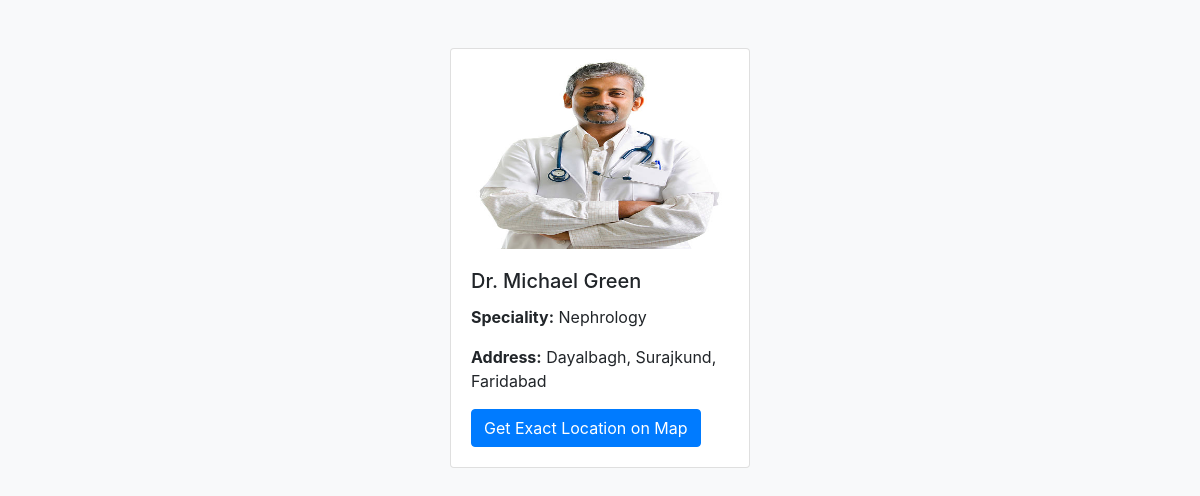
Screenshot of /doctors/8/ (signed in) with the database file from the repository.
### female_healthcare_management/models.py (models this page shows, shortened)
class Doctor(models.Model):
    name = models.CharField(max_length=100)
    speciality = models.CharField(max_length=100)
    description =models.TextField(null=True)
    address = models.TextField()
    latitude = models.FloatField()
    longitude = models.FloatField()
    image = models.ImageField(null=True,upload_to='doctor_images/')

### female_healthcare_management/views.py (the view)
# urls.py: path('doctors/<int:doctor_id>/', doctor_detail, name='doctor_detail'),
@login_required
def doctor_detail(request, doctor_id):
    doctor = get_object_or_404(Doctor, pk=doctor_id)
    return render(request, 'doctor_detail.html', {'doctor': doctor})

### female_healthcare_management/templates/doctor_detail.html (shortened to what this page needs)
<!DOCTYPE html>
<html lang="en">
<head>
    <link rel="stylesheet" href="https://maxcdn.bootstrapcdn.com/bootstrap/4.5.2/css/bootstrap.min.css">
    <link rel="stylesheet" href="https://cdnjs.cloudflare.com/ajax/libs/font-awesome/6.0.0-beta3/css/all.min.css">
</head>
<body>
    <div class="container mt-5">
        <div class="card">
            <img src="{{ doctor.image.url }}" alt="{{ doctor.name }}" class="card-img-top doctor-image">
            <div class="card-body">
                <h5 class="card-title">{{ doctor.name }}</h5>
                <p class="card-text"><strong>Speciality:</strong> {{ doctor.speciality }}</p>
                <p class="card-text"><strong>Address:</strong> {{ doctor.address }}</p>
                <a href="{% url 'doctor_location' doctor.id %}" class="btn btn-primary">Get Exact Location on Map</a>
            </div>
        </div>
    </div>
</body>
</html>

### female_healthcare_management/templates/doctor_detail.html (style rules this page uses)
body { background-color: #f8f9fa; }
.card { width: 300px; margin: auto; opacity: 0; transform: translateY(-20px); animation: fadeInUp 0.5s forwards; transition: transform 0.3s, box-shadow 0.3s; }
.doctor-image { max-width: 100%; max-height: 200px; height: auto; border-radius: 10px; }

### rows the page displays
Doctor: image (picture), name "Dr. Michael Green", speciality "Nephrology", address "Dayalbagh, Surajkund, Faridabad"
